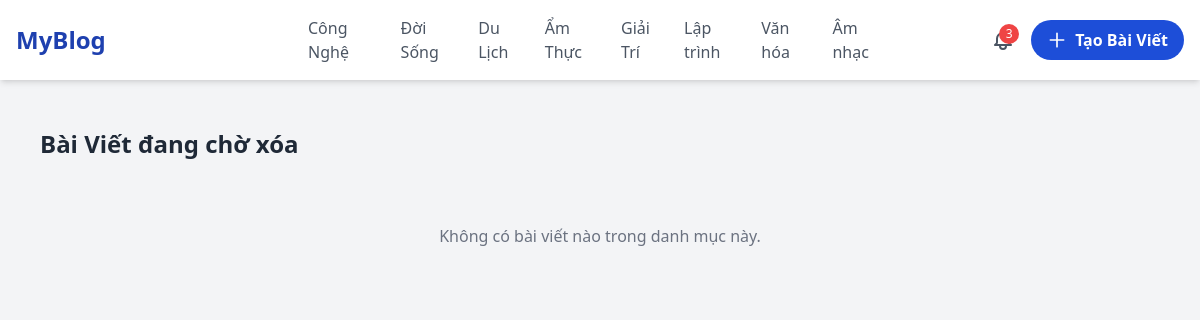
/kholuutru, run on the app's committed database.
### app.py (models this page shows)
class Category(db.Model):
    __tablename__ = 'categories'
    id = db.Column(db.Integer, primary_key=True, autoincrement=True)
    name = db.Column(db.String(50))
    slug = db.Column(db.String(100), unique=True, nullable=False)
    posts = db.relationship('PostCategory', backref='category', lazy=True)

### app.py (the view, shortened to what this page needs)
@app.route("/kholuutru")
def kholuutru():
    posts = Post.query.filter(Post.deleted_at.isnot(None)).all()
    now = datetime.utcnow()
    return render_template("store.html", posts=posts)

### app.py (called while the page is built)
@app.context_processor
def inject_categories():
    categories = Category.query.all()
    return dict(categories=categories)

### templates/store.html (shortened to what this page needs)
{% extends "base.html" %}
{% block content %}
    <main
            class="container mx-auto max-w-7xl px-4 py-6 grid grid-cols-1 md:grid-cols-12 gap-6"
    >
    <section
            class="md:col-span-12 p-6 rounded-lg"
    >
        <h2 class="text-2xl font-bold text-gray-800 mb-6">Bài Viết đang chờ xóa</h2>
        {% if posts|length > 0 %}
            <div class="grid grid-cols-1 sm:grid-cols lg:grid-cols-3 gap-6">
                {% for i in posts %}
                    <div class="bg-white border rounded-lg shadow hover:shadow-lg transition overflow-hidden flex flex-col h-full">
                        <div class="flex items-center justify-between px-4 py-2">
                                <span class="flex items-center space-x-2 text-xs font-medium text-blue-600">
                                    <i class="fa-solid fa-earth-americas"></i>
                                    <span>
                                        {% if i.status == 'draft' %}
                                            Riêng tư
                                        {% elif i.status == 'published' %}
                                            Công khai
                                        {% elif i.status == 'archived' %}
                                            Archived
                                        {% else %}
                                            Unknown
                                        {% endif %}
                                    </span>
                         <span class="flex items-center text-xs text-gray-600">
                              <svg class="w-4 h-4 mr-1 text-red-500" fill="none" stroke="currentColor" stroke-width="2"
                                   viewBox="0 0 24 24">
                                <path stroke-linecap="round" stroke-linejoin="round"
                                      d="M12 6v6l4 2m6-2a9 9 0 11-18 0 9 9 0 0118 0z" />
                              </svg>{{ (i.remaining_seconds // 86400) }} ngày
                            </span>
                                </span>
                            <div class="relative">
                                <button class="dropdown-toggle-store focus:outline-none" aria-label="Post options">
                                    <i class="fa-solid fa-ellipsis"></i>
                                </button>
                                <div class="dropdown-menu-store hidden absolute right-0 mt-2 w-32 bg-white border rounded-lg shadow-lg z-10">
                                    <button data-postid="{{ i.id }}" class="khoiphucpost block px-4 py-2 text-sm text-gray-700 hover:bg-gray-100">Khôi phục</button>
                                    <button data-postid="{{ i.id }}" class="deletepermanently block px-4 py-2 text-sm text-gray-700 hover:bg-gray-100">Xóa bài viết</button>
                                </div>
                            </div>
                        </div>
                        <a href="/baiviet/{{ i.slug }}" class="flex flex-col flex-1">
                            <img src="{{ url_for('static', filename=i.thumbnail_url) }}"
                                 class="w-full h-48 object-cover" />
                            <div class="p-5 flex flex-col justify-between flex-1">
                                <h3 class="text-lg font-semibold text-gray-800 mb-2 hover:text-blue-600 transition">
                                    {{ i.title }}
                                </h3>
                                <p class="text-gray-600 text-sm mb-3 line-clamp-2">
                                    {{ i.description|safe }}
                                </p>
                                <div class="flex flex-wrap gap-2 mb-2">
                                    {% for tag in i.tags %}
                                        <span style="font-size: 10px" class="bg-blue-100 text-blue-800 font-semibold px-2.5 py-0.5 rounded mr-1 uppercase">
                                        {{ tag.name }}
                                      </span>
                                    {% endfor %}
                                </div>
                                <div class="flex justify-between text-sm text-gray-500 mt-auto">
                                    <span>{{ i.user.name }}</span>
                                    <span>{{ i.created_at.strftime('%d/%m/%Y %H:%M') }}</span>
                                </div>
                            </div>
                        </a>
                    </div>
                {% endfor %}
            </div>
        {% else %}
            <div class="text-center text-gray-500 py-10 w-full">
                Không có bài viết nào trong danh mục này.
            </div>
        {% endif %}
    </section>
    </main>
{% endblock %}

### templates/base.html (shortened to what this page needs)
<!DOCTYPE html>
<html lang="en">
<head>
    <link rel="stylesheet" href="{{ url_for('static', filename='style.css') }}" />
    <link href="https://cdn.jsdelivr.net/npm/sweetalert2@11/dist/sweetalert2.min.css" rel="stylesheet">
    <link rel="stylesheet" href="https://cdnjs.cloudflare.com/ajax/libs/font-awesome/6.7.2/css/all.min.css" />
</head>
<body class="bg-gray-100">
    <header class="bg-white shadow-md sticky top-0 z-40">
        <div
                class="container mx-auto max-w-7xl px-4 py-4 grid grid-cols-12 items-center"
        >
            <div class="col-span-3 flex items-center">
                <a href="/trangchu">
                    <h1 class="text-2xl font-bold text-blue-800 cursor-pointer">
                        MyBlog
                    </h1></a
                >
            </div>
            <nav
                    id="nav-menu"
                    class="md:flex col-span-6 justify-center items-center space-x-4 text-base font-medium"
            >
                {% for category in categories %}
                    <a href="/danhmuc/{{ category.slug }}" class="text-gray-600 hover:text-blue-700">
                        {{ category.name }}
                    </a>
                {% endfor %}
            </nav>
            <div class="col-span-3 flex justify-end items-center space-x-4">
                <button class="relative group">
                    <span
                            class="absolute -top-1 -right-1 bg-red-500 text-white text-xs rounded-full h-5 w-5 flex items-center justify-center"
                    >3</span
                    >
                </button>
                <a
                        href="/taobaiviet"
                        class="bg-blue-700 text-white text-base font-semibold px-4 py-2 rounded-full hover:bg-blue-800 hover:shadow-lg transition duration-300 ease-in-out flex items-center"
                >
                    <svg
                            class="w-5 h-5 mr-2"
                            fill="none"
                            stroke="currentColor"
                            viewBox="0 0 24 24"
                    >
                        <path
                                stroke-linecap="round"
                                stroke-linejoin="round"
                                stroke-width="2"
                                d="M12 4v16m8-8H4"
                        />
                    </svg>
                    Tạo Bài Viết
                </a>
            </div>
        </div>
    </header>
    <main>
        {% block content %}{% endblock %}
    </main>
    <script src="https://cdn.tailwindcss.com"></script>
</body>
</html>

### data on the page
Category: name "Công Nghệ"
Category: name "Đời Sống"
Category: name "Du Lịch"
Category: name "Ẩm Thực"
Category: name "Giải Trí"
Category: name "Lập trình"
Category: name "Văn hóa"
Category: name "Âm nhạc"
